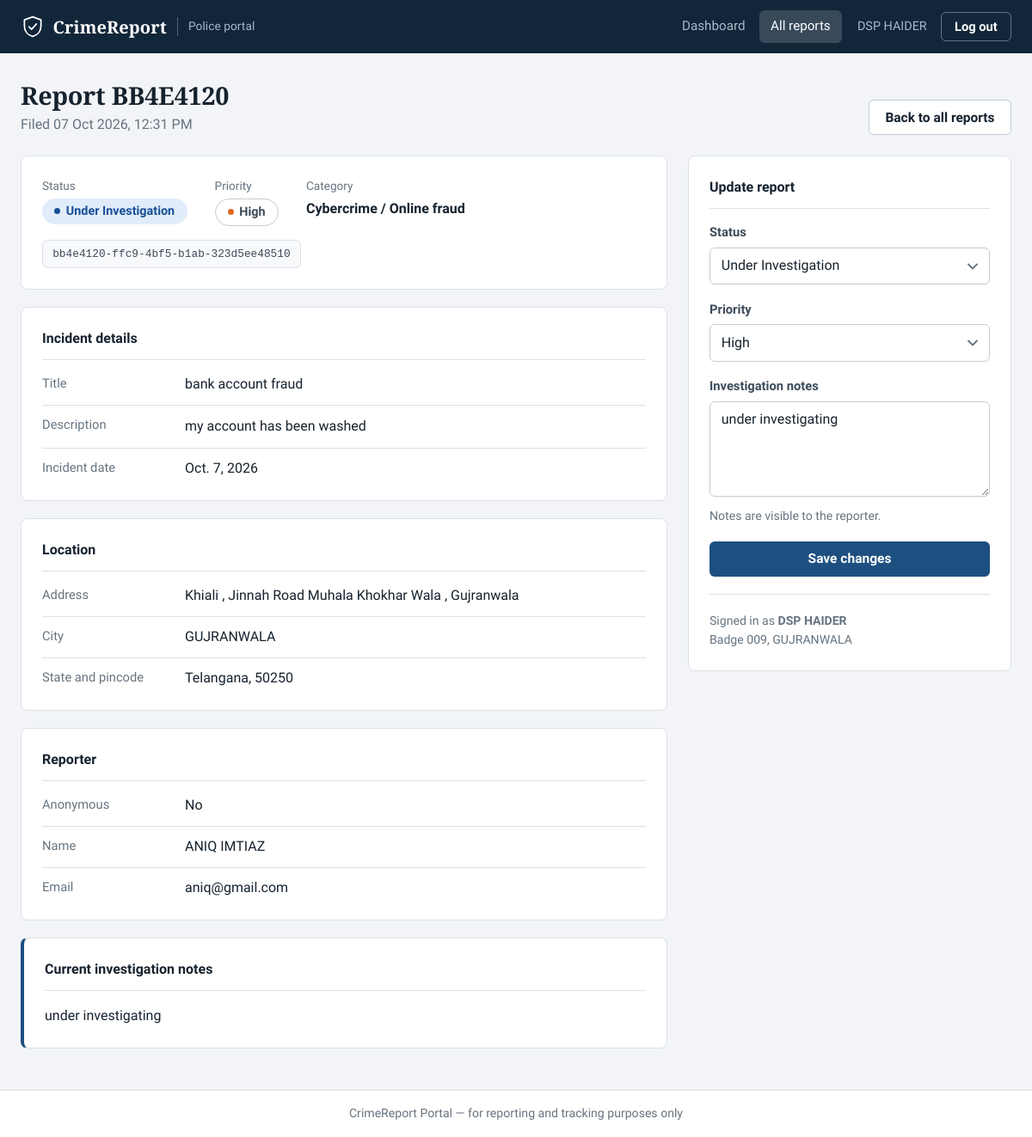
Page /police/reports/7/ (signed in) on the committed database.
### reports/models.py (models this page shows, shortened)
class PoliceOfficer(models.Model):
    RANK_CHOICES = [
        ('constable',    'Constable'),
        ('hc',           'Head Constable'),
        ('asi',          'ASI'),
        ('si',           'Sub-Inspector'),
        ('inspector',    'Inspector'),
        ('ci',           'Circle Inspector'),
        ('dsp',          'DSP'),
        ('sp',           'Superintendent of Police'),
    ]
    user            = models.OneToOneField(User, on_delete=models.CASCADE, related_name='police_profile')
    badge_number    = models.CharField(max_length=20, unique=True)
    rank            = models.CharField(max_length=20, choices=RANK_CHOICES, default='constable')
    station         = models.CharField(max_length=200)
    district        = models.CharField(max_length=100)
    phone           = models.CharField(max_length=15, blank=True)
    is_active_duty  = models.BooleanField(default=True)
    joined_date     = models.DateField(null=True, blank=True)
    created_at      = models.DateTimeField(auto_now_add=True)
    class Meta:
        verbose_name = 'Police Officer'
        verbose_name_plural = 'Police Officers'

class CrimeReport(models.Model):
    CRIME_TYPES = [
        ('theft',           'Theft / Burglary'),
        ('assault',         'Assault / Physical violence'),
        ('cybercrime',      'Cybercrime / Online fraud'),
        ('harassment',      'Harassment / Stalking'),
        ('vandalism',       'Vandalism / Property damage'),
        ('drug',            'Drug related'),
        ('fraud',           'Financial fraud / Scam'),
        ('missing_person',  'Missing person'),
        ('accident',        'Road accident'),
        ('other',           'Other'),
    ]
    STATUS_CHOICES = [
        ('pending',      'Pending'),
        ('investigating','Under Investigation'),
        ('resolved',     'Resolved'),
        ('closed',       'Closed'),
    ]
    PRIORITY_CHOICES = [
        ('low',      'Low'),
        ('medium',   'Medium'),
        ('high',     'High'),
        ('critical', 'Critical'),
    ]
    report_id       = models.UUIDField(default=uuid.uuid4, editable=False, unique=True)
    reporter        = models.ForeignKey(User, on_delete=models.SET_NULL, null=True, blank=True,
                                        related_name='reports')
    is_anonymous    = models.BooleanField(default=False)
    crime_type      = models.CharField(max_length=30, choices=CRIME_TYPES)
    title           = models.CharField(max_length=200)
    description     = models.TextField()
    incident_date   = models.DateField()
    incident_time   = models.TimeField(null=True, blank=True)
    location        = models.CharField(max_length=300)
    city            = models.CharField(max_length=100)
    state           = models.CharField(max_length=100, default='Telangana')
    pincode         = models.CharField(max_length=10, blank=True)
    suspect_name    = models.CharField(max_length=200, blank=True)
    suspect_desc    = models.TextField(blank=True, verbose_name='Suspect Description')
    evidence_image  = models.ImageField(upload_to='evidence/', null=True, blank=True)
    status          = models.CharField(max_length=20, choices=STATUS_CHOICES, default='pending')
    priority        = models.CharField(max_length=10, choices=PRIORITY_CHOICES, default='medium')
    admin_notes     = models.TextField(blank=True)
    created_at      = models.DateTimeField(auto_now_add=True)
    updated_at      = models.DateTimeField(auto_now=True)
    class Meta:
        ordering = ['-created_at']
        verbose_name = 'Crime Report'
        verbose_name_plural = 'Crime Reports'
    def short_id(self):
        return str(self.report_id).upper()[:8]

### reports/views.py (the view)
# urls.py: path('police/reports/<int:pk>/', views.police_report_detail_view, name='police_report_detail'),
@police_required
def police_report_detail_view(request, pk):
    report = get_object_or_404(CrimeReport, pk=pk)
    status_form = StatusUpdateForm(request.POST or None, instance=report)
    if request.method == 'POST' and status_form.is_valid():
        status_form.save()
        messages.success(request, f'Report #{report.short_id()} updated.')
        return redirect('police_report_detail', pk=pk)
    return render(request, 'reports/police_report_detail.html', {
        'report': report, 'status_form': status_form, 'officer': getattr(request.user, 'police_profile', None),
    })

### reports/forms.py
class StatusUpdateForm(forms.ModelForm):
    class Meta:
        model  = CrimeReport
        fields = ['status', 'priority', 'admin_notes']
        widgets = {
            'status':      forms.Select(attrs=sel()),
            'priority':    forms.Select(attrs=sel()),
            'admin_notes': forms.Textarea(attrs=ta('Add investigation notes...', 4)),
        }

### reports/views.py (called while the page is built)
def police_required(view_func):
    @wraps(view_func)
    def wrapper(request, *args, **kwargs):
        if not request.user.is_authenticated:
            messages.error(request, 'Please login as a police officer.')
            return redirect('police_login')
        if not hasattr(request.user, 'police_profile') and not request.user.is_superuser:
            messages.error(request, 'Access denied. Police officers only.')
            return redirect('login')
        return view_func(request, *args, **kwargs)
    return wrapper

### reports/templates/reports/police_report_detail.html (shortened to what this page needs)
{% extends "reports/base.html" %}
{% block content %}
<div class="page-header">
  <div>
    <h1 class="page-title">Report {{ report.short_id }}</h1>
    <p class="page-subtitle">Filed {{ report.created_at|date:"d M Y, h:i A" }}</p>
  </div>
  <div class="page-actions">
    <a href="{% url 'police_report_list' %}" class="btn btn-outline">Back to all reports</a>
  </div>
</div>
<div class="detail-grid">
  <div class="detail-main">
    <div class="card summary-strip">
      <div class="summary-items">
        <div class="summary-item">
          <small>Status</small>
          <span class="badge-status badge-lg badge-{{ report.status }}">{{ report.get_status_display }}</span>
        </div>
        <div class="summary-item">
          <small>Priority</small>
          <span class="badge-priority badge-lg badge-{{ report.priority }}">{{ report.get_priority_display }}</span>
        </div>
        <div class="summary-item">
          <small>Category</small>
          <strong>{{ report.get_crime_type_display }}</strong>
        </div>
      </div>
      <div class="id-chip">{{ report.report_id }}</div>
    </div>
    <div class="card">
      <h2 class="card-title">Incident details</h2>
      <div class="detail-row">
        <span class="detail-label">Title</span>
        <span class="detail-val">{{ report.title }}</span>
      </div>
      <div class="detail-row">
        <span class="detail-label">Description</span>
        <span class="detail-val prose">{{ report.description }}</span>
      </div>
      <div class="detail-row">
        <span class="detail-label">Incident date</span>
        <span class="detail-val">{{ report.incident_date }}</span>
      </div>
    </div>
    <div class="card">
      <h2 class="card-title">Location</h2>
      <div class="detail-row">
        <span class="detail-label">Address</span>
        <span class="detail-val">{{ report.location }}</span>
      </div>
      <div class="detail-row">
        <span class="detail-label">City</span>
        <span class="detail-val">{{ report.city }}</span>
      </div>
      <div class="detail-row">
        <span class="detail-label">State and pincode</span>
        <span class="detail-val">{{ report.state }}{% if report.pincode %}, {{ report.pincode }}{% endif %}</span>
      </div>
    </div>
    <div class="card">
      <h2 class="card-title">Reporter</h2>
      <div class="detail-row">
        <span class="detail-label">Anonymous</span>
        <span class="detail-val">{% if report.is_anonymous %}Yes, identity hidden{% else %}No{% endif %}</span>
      </div>
      {% if not report.is_anonymous and report.reporter %}
      <div class="detail-row">
        <span class="detail-label">Name</span>
        <span class="detail-val">{{ report.reporter.get_full_name|default:report.reporter.username }}</span>
      </div>
      <div class="detail-row">
        <span class="detail-label">Email</span>
        <span class="detail-val">{{ report.reporter.email }}</span>
      </div>
      {% endif %}
    </div>
    {% if report.admin_notes %}
    <div class="card card-note">
      <h2 class="card-title">Current investigation notes</h2>
      <p class="notes-text">{{ report.admin_notes }}</p>
    </div>
    {% endif %}
  </div>
  <div class="detail-side">
    <div class="card sticky-panel">
      <h2 class="card-title">Update report</h2>
      <form method="post">
        <div class="form-group">
          <label class="form-label" for="{{ status_form.status.id_for_label }}">Status</label>
          {{ status_form.status }}
        </div>
        <div class="form-group">
          <label class="form-label" for="{{ status_form.priority.id_for_label }}">Priority</label>
          {{ status_form.priority }}
        </div>
        <div class="form-group">
          <label class="form-label" for="{{ status_form.admin_notes.id_for_label }}">Investigation notes</label>
          {{ status_form.admin_notes }}
          <div class="form-hint">Notes are visible to the reporter.</div>
        </div>
        <button type="submit" class="btn btn-primary btn-full">Save changes</button>
      </form>
      <hr/>
      <div class="form-hint" style="margin-top:0;">
        {% if officer %}
        <div>Signed in as <strong>{{ officer.get_rank_display }} {{ user.last_name }}</strong></div>
        <div>Badge {{ officer.badge_number }}, {{ officer.station }}</div>
        {% else %}
        <div>Signed in as <strong>Administrator</strong></div>
        {% endif %}
      </div>
    </div>
  </div>
</div>
{% endblock %}

### reports/templates/reports/base.html (shortened to what this page needs)
{% load static %}<!DOCTYPE html>
<html lang="en">
<head>
  <link rel="stylesheet" href="{% static 'reports/style.css' %}"/>
</head>
<body>
<header class="navbar">
  <div class="navbar-inner">
    <a class="navbar-brand" href="{% url 'home' %}">
      CrimeReport
      {% if user.is_authenticated and user.police_profile %}<span class="brand-tag">Police portal</span>{% endif %}
    </a>
    <nav class="navbar-links" id="nav-menu" aria-label="Main">
      {% if user.is_authenticated %}
        {% if user.police_profile %}
          <a href="{% url 'police_dashboard' %}" class="nav-link {% if request.resolver_match.url_name == 'police_dashboard' %}active{% endif %}">Dashboard</a>
          <a href="{% url 'police_report_list' %}" class="nav-link {% if request.resolver_match.url_name == 'police_report_list' or request.resolver_match.url_name == 'police_report_detail' %}active{% endif %}">All reports</a>
          <span class="nav-user">{{ user.police_profile.get_rank_display }} {{ user.last_name }}</span>
          <form method="post" action="{% url 'police_logout' %}" class="nav-inline-form">
            <button type="submit" class="nav-btn">Log out</button>
          </form>
        {% endif %}
      {% endif %}
    </nav>
  </div>
</header>
{% block body %}
<main>{% block content %}{% endblock %}</main>
{% endblock %}
<footer>CrimeReport Portal &mdash; for reporting and tracking purposes only</footer>
</body>
</html>

### rows in the picture
CrimeReport: short_id "BB4E4120", created_at "07 Oct 2026, 12:31 PM", status "Under Investigation", priority "High", crime_type "Cybercrime / Online fraud", report_id "bb4e4120-ffc9-4bf5-b1ab-323d5ee48510", title "bank account fraud", description "my account has been washed", incident_date "Oct. 7, 2026", location "Khiali , Jinnah Road Muhala Khokhar Wala , Gujranwala", city "GUJRANWALA", state "Telangana", pincode "50250", reporter.get_full_name "ANIQ IMTIAZ", reporter.email "aniq@gmail.com", admin_notes "under investigating"
PoliceOfficer: rank "DSP", badge_number "009", station "GUJRANWALA"

### other values in the picture
{{ user.police_profile.get_rank_display }} "DSP"
{{ user.last_name }} "HAIDER"
